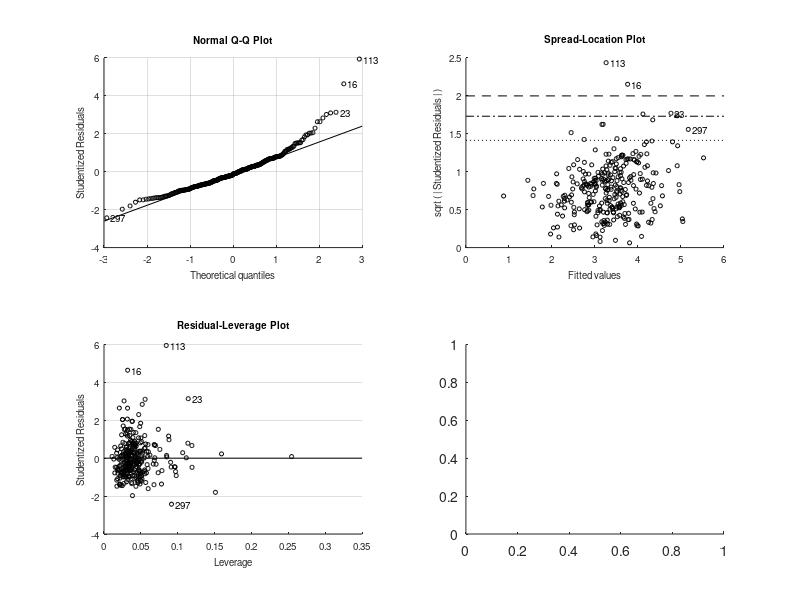

MATLAB code for this plot: (Note: this script raises an error after producing the figure.)
clc
clear all

Data=load('foundry.txt');
Estimation_Data=Data(1:300,:);
Est_X=Estimation_Data(:,1:(size(Estimation_Data,2)-1));
Est_y=Estimation_Data(:,size(Estimation_Data,2));
Validation_Data=Data(301:size(Data,1),:);
Validation_X=Validation_Data(:,1:(size(Estimation_Data,2)-1));
Validation_y=Validation_Data(:,size(Estimation_Data,2));

% Pre-processing the data
% Scaling using range for each variable - The same line ! We're just
% shifting the data.
RangeEst=range(Est_X,1);
RangeVal=range(Validation_X,1);
for i=1:size(Est_X,1)
Pre1_Est_X(i,:)=(Est_X(i,:)-min(Est_X,[],1))./RangeEst;
end

for i=1:size(Validation_X,1)
Pre1_Validation_X(i,:)=(Validation_X(i,:)-min(Validation_X,[],1))./RangeVal;
end


%% Standard OLS Regression : model - using 300 data points and testing the model with the remaining

% Fitting linear model using standard ols (without weights)
mdl = fitlm(Est_X,Est_y)
% Plotting the model
figure(1)
plot(mdl)
CoeffOfDetermination = mdl.Rsquared.Ordinary % R squared Value

%Validating the model using TestData
Predicted_y=feval(mdl,Validation_X);
Pred_Error=Predicted_y-Validation_y;
MaxAbs_Pred_Error=max(abs(Pred_Error))
Standard_Deviation = std(Pred_Error)
figure(2)
hist(Pred_Error,15)
title('Validation Data Error Plot')
xlabel('Predicted value error')
ylabel('Frequency')

% Fitting linear model using standard ols (without weights)
mdl2 = fitlm(Pre1_Est_X,Est_y)
% Plotting the model
figure(3)
plot(mdl2)
CoeffOfDetermination = mdl2.Rsquared.Ordinary % R squared Value

%Validating the model using TestData
Predicted_y=feval(mdl2,Pre1_Validation_X);
Pred_Error=Predicted_y-Validation_y;
MaxAbs_Pred_Error=max(abs(Pred_Error))
Standard_Deviation = std(Pred_Error)
figure(4)
hist(Pred_Error,15)
title('Validation Data Error Plot')
xlabel('Predicted value error')
ylabel('Frequency')

